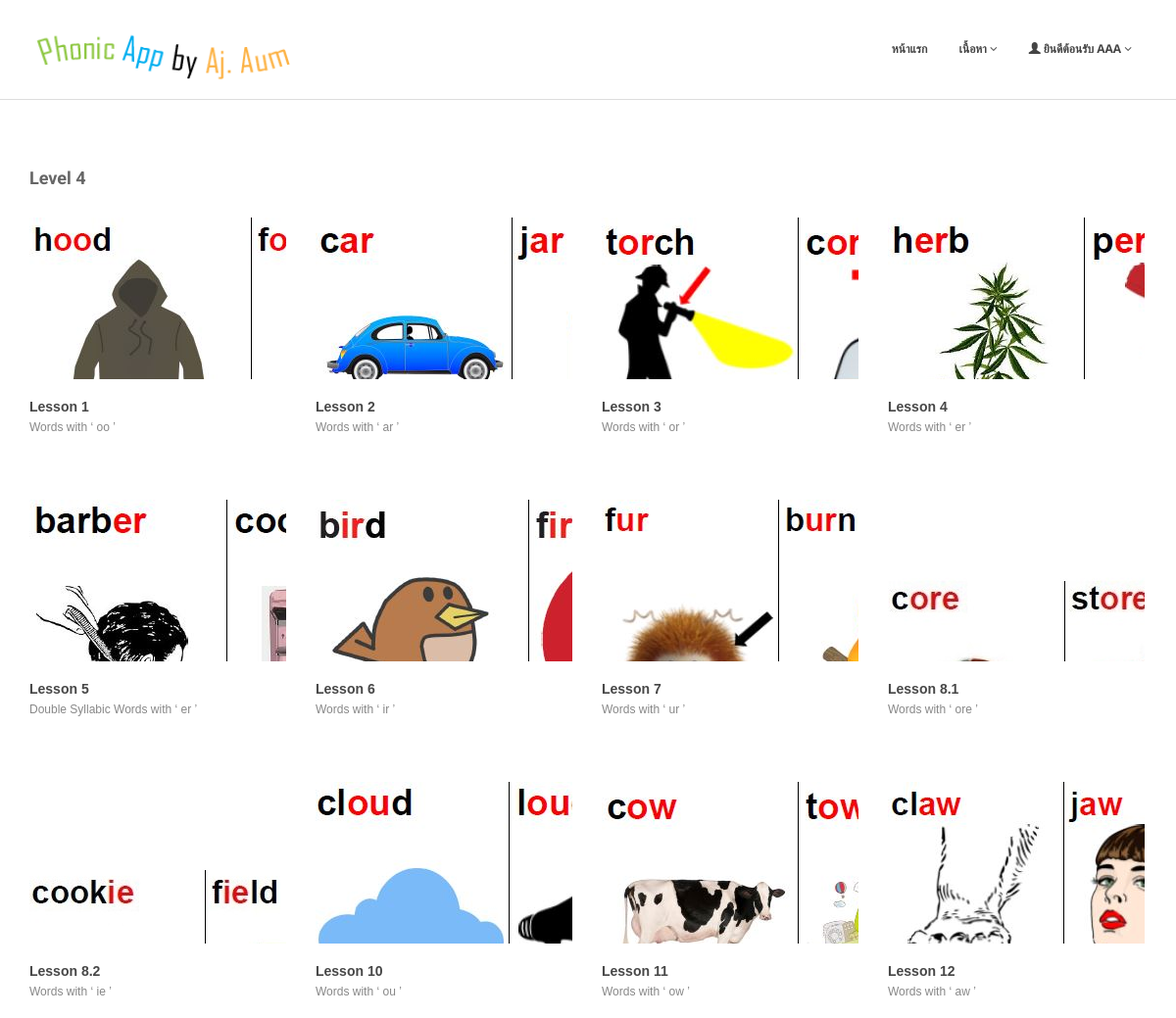
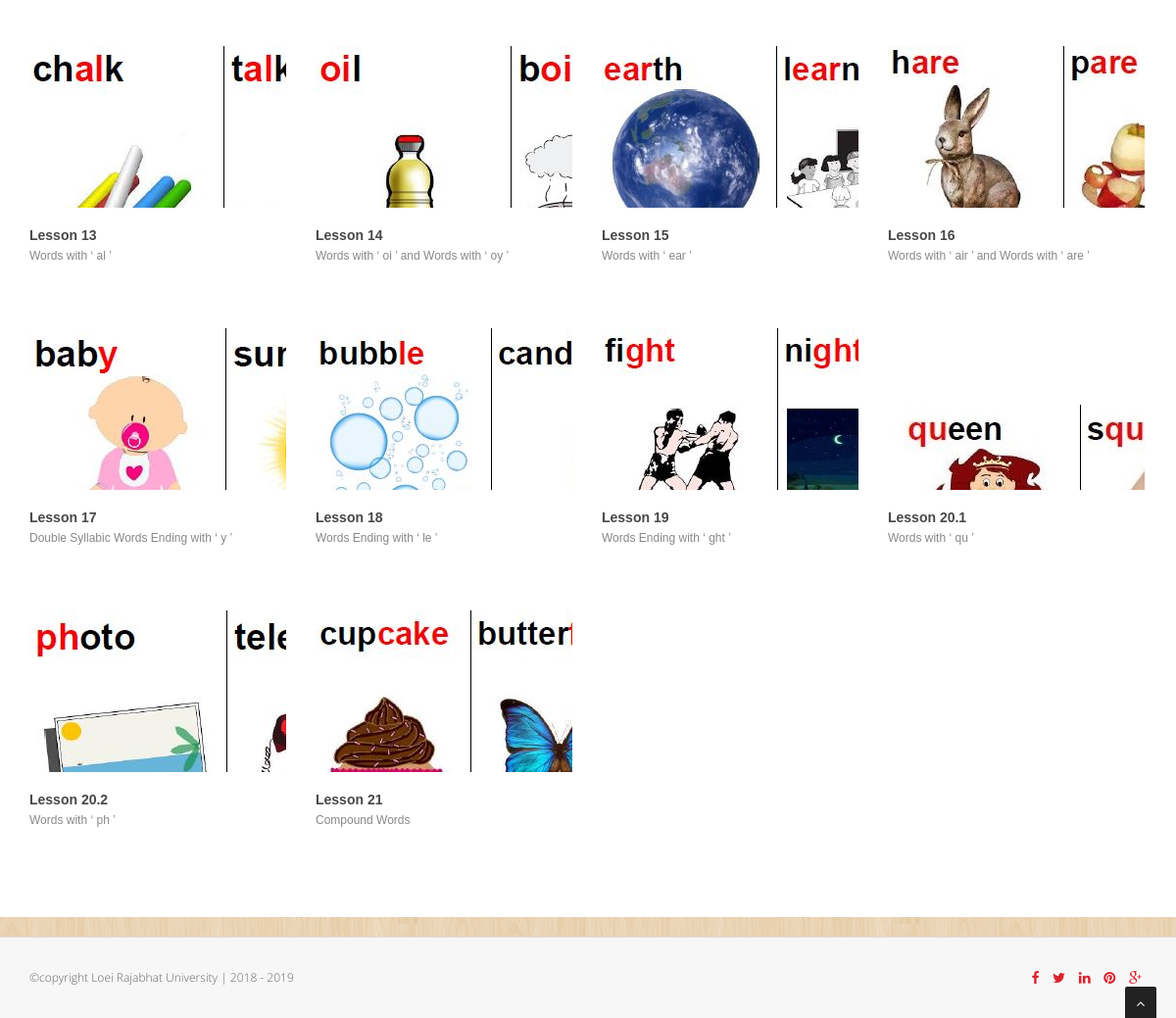
The app's page /level4.php (signed in) with its own data (2 pictures, top to bottom).
### tables this page shows
CREATE TABLE `lesson_detail` (
  `lesson_id` int(10) NOT NULL COMMENT 'รหัสบทเรียน',
  `level` varchar(5) NOT NULL COMMENT 'Level No',
  `lesson_no` int(5) NOT NULL COMMENT 'ลำดับบทเรียน',
  `lesson_name` varchar(100) NOT NULL COMMENT 'ชื่อบทเรียน',
  `lesson_desc` varchar(100) NOT NULL COMMENT 'คำอธิบายบทเรียน',
  `small_image` varchar(50) NOT NULL COMMENT 'รูปบทเรียน',
  `big_image` varchar(50) NOT NULL COMMENT 'รูปบทเรียนใหญ่',
  `maxpage` int(11) NOT NULL,
  `youtube` varchar(20) NOT NULL,
  `create_date` timestamp NOT NULL DEFAULT current_timestamp() ON UPDATE current_timestamp()
);

### level4.php (the view, shortened to what this page needs)
<!DOCTYPE html>
<html lang="en">
<head>
<link href="css/bootstrap.min.css" rel="stylesheet" />
<link href="css/cubeportfolio.min.css" rel="stylesheet" />
<link href="css/style.css" rel="stylesheet" />
<link id="t-colors" href="skins/default.css" rel="stylesheet" />
	<link id="bodybg" href="bodybg/bg1.css" rel="stylesheet" type="text/css" />
</head>
<body>
<div id="wrapper">
	<?php include 'template/NavAdmin.php'; ?>
	<section id="content">
	<div class="container">
		<div class="row">
			<div class="col-lg-12">
				<h4 class="heading">Level 4</h4>
				<div id="grid-container" class="cbp-l-grid-projects">
					<ul>
					<?php
					include 'db_connection.php';
					$sql = "SELECT * FROM lesson_detail where level = '4' order by lesson_no";
					$result = $conn->query($sql);
					if ($result->num_rows > 0) {
						while($row = $result->fetch_assoc()) {
					?>
						<li class="cbp-item graphic">
							<div class="cbp-caption">
								<div class="cbp-caption-defaultWrap">
									<img src="<?php echo $row["small_image"];?>" alt="" />
								</div>
								<div class="cbp-caption-activeWrap">
									<div class="cbp-l-caption-alignCenter">
										<div class="cbp-l-caption-body">
											<a href="<?php echo $row["big_image"];?>" class="cbp-lightbox cbp-l-caption-buttonRight" data-title="<?php echo $row["lesson_name"];?>">ดูรูปตัวอย่าง</a>
											<a href="lesson_show.php?lesson_id=<?php echo $row["lesson_id"];?>" class="cbp-l-caption-buttonRight">เข้าเรียน</a>
										</div>
									</div>
								</div>
							</div>
							<div class="cbp-l-grid-projects-title"><?php echo $row["lesson_name"];?></div>
							<div class="cbp-l-grid-projects-desc"><?php echo $row["lesson_desc"];?></div>
						</li>
					<?php
						}
					}
					?>
				</ul>
			</div>
		</div>
	</div>
</section>
		<?php include 'template/footer.php'; ?>
</body>
</html>

### css/style.css (style rules this page uses)
body { font-family:'Open Sans', Arial, sans-serif; font-size:14px; font-weight:300; line-height:1.6em; color:#656565; }
h1,h2, h3, h4, h5, h6 { font-family:'Roboto', sans-serif; font-weight:700; line-height:1.1em; color:#666; margin-bottom: 20px; }
#wrapper { width:100%; margin:0; padding:0; }
.row,.row-fluid { margin-bottom:30px; }
#content { position:relative; background:#fff; padding:60px 0 40px 0; }
#content img { margin-bottom: 30px; }
h4.heading { font-weight:700; }
.heading { margin-bottom: 30px; }
.heading { position: relative; }

### skins/default.css (style rules this page uses)
a, a:hover,a:focus,a:active, strike, .post-meta span a:hover, ul.meta-post li a:hover, ul.cat li a:hover, ul.recent li h6 a:hover, ul.portfolio-categ li.active a, ul.portfolio-categ li.active a:hover, ul.portfolio-categ li a:hover,ul.related-post li h4 a:hover, span.highlight,article .post-heading h3 a:hover, .navbar .nav > .active > a,.navbar .nav > .active > a:hover,.navbar .nav > li > a:hover,.navbar .nav > li > a:focus,.navbar .nav > .active > a:focus, .validation { color:#d9232d; }
.cbp-l-caption-buttonLeft, .cbp-l-caption-buttonRight,.cbp-l-filters-button .cbp-filter-counter { background-color: #d9232d; }

### bodybg/bg1.css (style rules this page uses)
body { background: url(../img/bodybg/bg1.png) repeat left top; }

### css/theme.css (style rules this page uses)
a { color: #50a846; }

### records on screen
lesson_detail: small_image (picture), lesson_name "Lesson 1", lesson_desc "Words with ‘ oo ’"
lesson_detail: small_image (picture), lesson_name "Lesson 2", lesson_desc "Words with ‘ ar ’"
lesson_detail: small_image (picture), lesson_name "Lesson 3", lesson_desc "Words with ‘ or ’"
lesson_detail: small_image (picture), lesson_name "Lesson 4", lesson_desc "Words with ‘ er ’"
lesson_detail: small_image (picture), lesson_name "Lesson 5", lesson_desc "Double Syllabic Words with ‘ er ’"
lesson_detail: small_image (picture), lesson_name "Lesson 6", lesson_desc "Words with ‘ ir ’"
lesson_detail: small_image (picture), lesson_name "Lesson 7", lesson_desc "Words with ‘ ur ’"
lesson_detail: small_image (picture), lesson_name "Lesson 8.1", lesson_desc "Words with ‘ ore ’"
lesson_detail: small_image (picture), lesson_name "Lesson 8.2", lesson_desc "Words with ‘ ie ’"
lesson_detail: small_image (picture), lesson_name "Lesson 10", lesson_desc "Words with ‘ ou ’"
lesson_detail: small_image (picture), lesson_name "Lesson 11", lesson_desc "Words with ‘ ow ’"
lesson_detail: small_image (picture), lesson_name "Lesson 12", lesson_desc "Words with ‘ aw ’"
lesson_detail: small_image (picture), lesson_name "Lesson 13", lesson_desc "Words with ‘ al ’"
lesson_detail: small_image (picture), lesson_name "Lesson 14", lesson_desc "Words with ‘ oi ’ and Words with ‘ oy ’"
lesson_detail: small_image (picture), lesson_name "Lesson 15", lesson_desc "Words with ‘ ear ’"
lesson_detail: small_image (picture), lesson_name "Lesson 16", lesson_desc "Words with ‘ air ’ and Words with ‘ are ’"
lesson_detail: small_image (picture), lesson_name "Lesson 17", lesson_desc "Double Syllabic Words Ending with ‘ y ’"
lesson_detail: small_image (picture), lesson_name "Lesson 18", lesson_desc "Words Ending with ‘ le ’"
lesson_detail: small_image (picture), lesson_name "Lesson 19", lesson_desc "Words Ending with ‘ ght ’"
lesson_detail: small_image (picture), lesson_name "Lesson 20.1", lesson_desc "Words with ‘ qu ’"
lesson_detail: small_image (picture), lesson_name "Lesson 20.2", lesson_desc "Words with ‘ ph ’"
lesson_detail: small_image (picture), lesson_name "Lesson 21", lesson_desc "Compound Words"

### other values on screen
$_SESSION["user_fullname"] "AAA"
